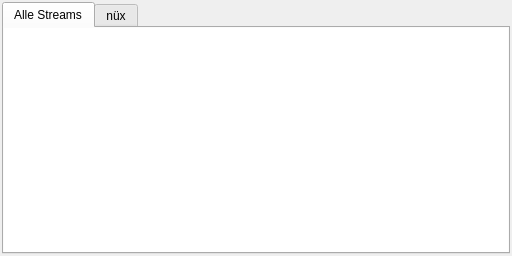
<?xml version="1.0" encoding="UTF-8"?>
<ui version="4.0">
 <class>Form</class>
 <widget class="QWidget" name="Form">
  <property name="geometry">
   <rect>
    <x>0</x>
    <y>0</y>
    <width>512</width>
    <height>256</height>
   </rect>
  </property>
  <property name="minimumSize">
   <size>
    <width>512</width>
    <height>256</height>
   </size>
  </property>
  <property name="windowTitle">
   <string>Alle Streams</string>
  </property>
  <layout class="QVBoxLayout" name="verticalLayout">
   <property name="leftMargin">
    <number>2</number>
   </property>
   <property name="topMargin">
    <number>2</number>
   </property>
   <property name="rightMargin">
    <number>2</number>
   </property>
   <property name="bottomMargin">
    <number>2</number>
   </property>
   <item>
    <widget class="QTabWidget" name="tabWidget">
     <property name="currentIndex">
      <number>0</number>
     </property>
     <widget class="QWidget" name="all_streams_tab">
      <attribute name="title">
       <string>Alle Streams</string>
      </attribute>
      <layout class="QGridLayout" name="gridLayout">
       <property name="leftMargin">
        <number>0</number>
       </property>
       <property name="topMargin">
        <number>0</number>
       </property>
       <property name="rightMargin">
        <number>0</number>
       </property>
       <property name="bottomMargin">
        <number>0</number>
       </property>
       <item row="0" column="0">
        <widget class="QListView" name="streamsListView">
         <property name="frameShape">
          <enum>QFrame::NoFrame</enum>
         </property>
         <property name="frameShadow">
          <enum>QFrame::Plain</enum>
         </property>
        </widget>
       </item>
      </layout>
     </widget>
     <widget class="QWidget" name="tab_2">
      <attribute name="title">
       <string>nüx</string>
      </attribute>
     </widget>
    </widget>
   </item>
  </layout>
 </widget>
 <resources/>
 <connections/>
</ui>
